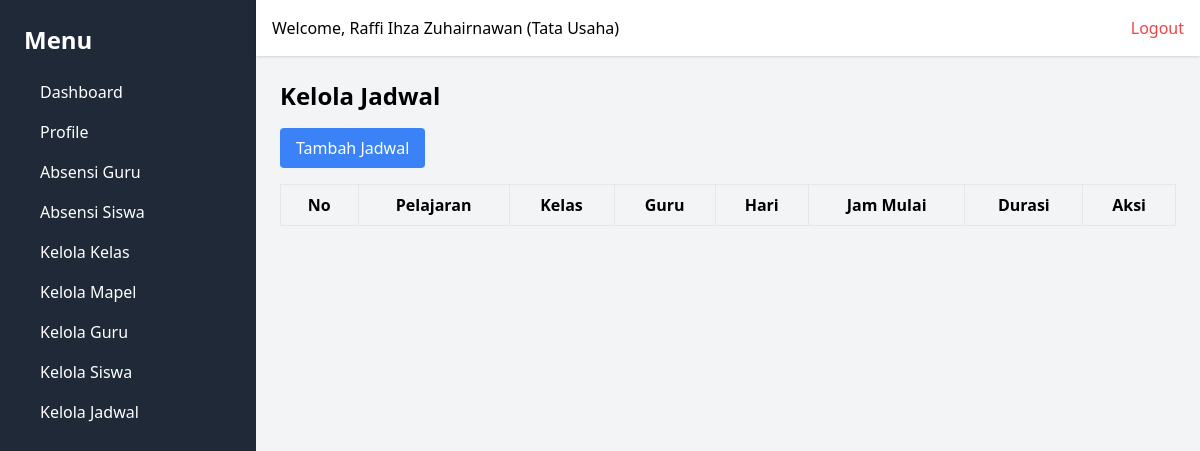
The page /kelola-jadwal/ (signed in) on the database as committed earlier.
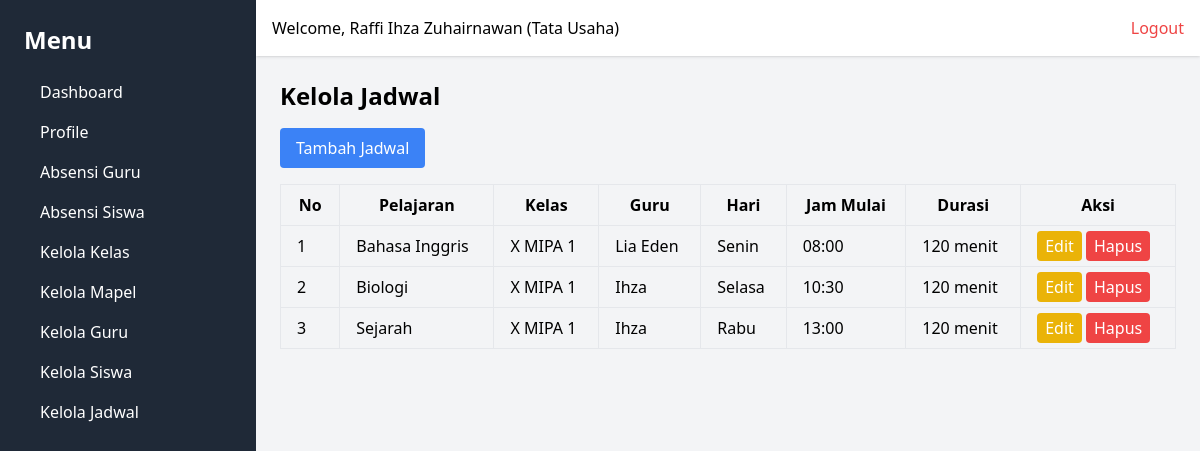
The same page on the database as committed later.
### webabsensi/models.py (models this page shows, shortened)
class User(models.Model):
    ROLE_CHOICES = [
        ('Tata Usaha', 'Tata Usaha'),
        ('Guru', 'Guru'),
        ('Kepala Sekolah', 'Kepala Sekolah'),
    ]
    GENDER_CHOICES = [
        ('L', 'Laki-laki'),
        ('P', 'Perempuan'),
    ]
    nip = models.CharField(max_length=20, unique=True)
    email = models.EmailField(unique=True)
    password = models.CharField(max_length=255)
    nama = models.CharField(max_length=50)
    gender = models.CharField(max_length=1, choices=GENDER_CHOICES)
    role = models.CharField(max_length=20, choices=ROLE_CHOICES)
    no_telepon = models.CharField(max_length=15)
    created_at = models.DateTimeField(auto_now_add=True)
    updated_at = models.DateTimeField(auto_now=True)

class Schedule(models.Model):
    HARI_CHOICES = [
        ('Senin', 'Senin'),
        ('Selasa', 'Selasa'),
        ('Rabu', 'Rabu'),
        ('Kamis', 'Kamis'),
        ('Jumat', 'Jumat'),
    ]
    id_lesson = models.ForeignKey(Lesson, on_delete=models.CASCADE)
    id_class = models.ForeignKey(Class, on_delete=models.CASCADE)
    id_guru = models.ForeignKey(User, on_delete=models.CASCADE)
    hari = models.CharField(max_length=10, choices=HARI_CHOICES)
    jam_mulai = models.TimeField()
    durasi = models.IntegerField()  # dalam menit
    agenda_kelas = models.TextField(blank=True, null=True)
    created_at = models.DateTimeField(auto_now_add=True)
    updated_at = models.DateTimeField(auto_now=True)

class Lesson(models.Model):
    nama_pelajaran = models.CharField(max_length=50, unique=True)
    created_at = models.DateTimeField(auto_now_add=True)
    updated_at = models.DateTimeField(auto_now=True)

class Class(models.Model):
    nama_kelas = models.CharField(max_length=50, unique=True)
    created_at = models.DateTimeField(auto_now_add=True)
    updated_at = models.DateTimeField(auto_now=True)

### webabsensi/views.py (the view)
        def wrapper(request, *args, **kwargs):
            user_id = request.session.get('user_id')
            if not user_id:
                messages.error(request, 'Anda harus login terlebih dahulu.')
                return redirect('login')
            user = User.objects.get(id=request.session['user_id'])
            if user.role not in allowed_roles:
                return render(request, '403.html', {'message': 'Anda tidak memiliki izin untuk mengakses halaman ini.'})
            request.user = user  # Tambahkan user ke request agar dapat digunakan di template
            return view_func(request, *args, **kwargs)

### webabsensi/views.py (called while the page is built)
def role_required(allowed_roles):
    def decorator(view_func):
        def wrapper(request, *args, **kwargs):
            user_id = request.session.get('user_id')
            if not user_id:
                messages.error(request, 'Anda harus login terlebih dahulu.')
                return redirect('login')
            user = User.objects.get(id=request.session['user_id'])
            if user.role not in allowed_roles:
                return render(request, '403.html', {'message': 'Anda tidak memiliki izin untuk mengakses halaman ini.'})
            request.user = user  # Tambahkan user ke request agar dapat digunakan di template
            return view_func(request, *args, **kwargs)
        return wrapper
    return decorator

@role_required(['Tata Usaha', 'Kepala Sekolah'])
def manage_schedule(request):
    schedules = Schedule.objects.all()
    context = {
        'schedules': schedules,
    }
    return render(request, 'schedule/manage_schedule.html', context)

### webabsensi/templates/schedule/manage_schedule.html
{% extends 'base.html' %}
{% block content %}
<h1 class="text-2xl font-bold mb-4">Kelola Jadwal</h1>
<a href="{% url 'add_schedule' %}" class="bg-blue-500 text-white px-4 py-2 rounded mb-4 inline-block">Tambah Jadwal</a>
<table class="w-full border-collapse">
    <thead>
        <tr>
            <th class="border px-4 py-2">No</th>
            <th class="border px-4 py-2">Pelajaran</th>
            <th class="border px-4 py-2">Kelas</th>
            <th class="border px-4 py-2">Guru</th>
            <th class="border px-4 py-2">Hari</th>
            <th class="border px-4 py-2">Jam Mulai</th>
            <th class="border px-4 py-2">Durasi</th>
            <th class="border px-4 py-2">Aksi</th>
        </tr>
    </thead>
    <tbody>
        {% for schedule in schedules %}
        <tr>
            <td class="border px-4 py-2">{{ forloop.counter }}</td>
            <td class="border px-4 py-2">{{ schedule.id_lesson.nama_pelajaran }}</td>
            <td class="border px-4 py-2">{{ schedule.id_class.nama_kelas }}</td>
            <td class="border px-4 py-2">{{ schedule.id_guru.nama }}</td>
            <td class="border px-4 py-2">{{ schedule.hari }}</td>
            <td class="border px-4 py-2">{{ schedule.jam_mulai|date:"H:i" }}</td>
            <td class="border px-4 py-2">{{ schedule.durasi }} menit</td>
            <td class="border px-4 py-2">
                <a href="{% url 'edit_schedule' schedule.id %}" class="bg-yellow-500 text-white px-2 py-1 rounded">Edit</a>
                <a href="{% url 'delete_schedule' schedule.id %}" class="bg-red-500 text-white px-2 py-1 rounded"
                   onclick="return confirm('Apakah Anda yakin ingin menghapus jadwal ini? Semua data yang terkait jadwal ini akan dihapus seperti absensi siswa dll')">Hapus</a>
            </td>
        </tr>
        {% endfor %}
    </tbody>
</table>
{% endblock %}

### webabsensi/templates/base.html (shortened to what this page needs)
<!DOCTYPE html>
<html lang="en">
<head>
    <script src="https://cdn.tailwindcss.com"></script>
</head>
<body class="flex h-screen">
    {% include "sidebar.html" %}
    <div class="flex-1 bg-gray-100">
        {% include "navbar.html" %}
        <div class="p-6">
            {% block content %}
            {% endblock %}
        </div>
    </div>
</body>
</html>

### webabsensi/templates/sidebar.html
<div class="bg-gray-800 text-white w-64 p-6">
    <h1 class="text-2xl font-bold mb-4">Menu</h1>
    <nav>
        <ul>
            <li>
                <a href="/" class="block py-2 px-4 rounded hover:bg-gray-700">
                    Dashboard
                </a>
            </li>
            <li>
                <a href="{% url 'profile' %}" class="block py-2 px-4 rounded hover:bg-gray-700">
                    Profile
                </a>
            </li>
            <li>
                <a href="{% url 'manage_attendance_guru' %}" class="block py-2 px-4 rounded hover:bg-gray-700">Absensi Guru</a>
            </li>
            <li>
                <a href="{% url 'manage_absensi_siswa' %}" class="block py-2 px-4 rounded hover:bg-gray-700">Absensi Siswa</a>
            </li>
            {% if user.role == "Tata Usaha" or user.role == "Kepala Sekolah" %}
            <li>
                <a href="{% url 'manage_classes' %}" class="block py-2 px-4 rounded hover:bg-gray-700">Kelola Kelas</a>
            </li>
            <li>
                <a href="{% url 'manage_lessons' %}" class="block py-2 px-4 rounded hover:bg-gray-700">Kelola Mapel</a>
            </li>
            <li>
                <a href="{% url 'manage_guru' %}" class="block py-2 px-4 rounded hover:bg-gray-700">Kelola Guru</a>
            </li>
            <li>
                <a href="{% url 'manage_students' %}" class="block py-2 px-4 rounded hover:bg-gray-700">Kelola Siswa</a>
            </li>
            <li>
                <a href="{% url 'manage_schedule' %}" class="block py-2 px-4 rounded hover:bg-gray-700">Kelola Jadwal</a>
            </li>
            {% endif %}
        </ul>
    </nav>
</div>

### webabsensi/templates/navbar.html
<div class="bg-white p-4 shadow flex justify-between">
    <h1>Welcome, {{ user.nama }} ({{ user.role }})</h1>
    <a href="{% url 'logout' %}" class="text-red-500">Logout</a>
</div>

Rows that differ between the two databases and show on the page:
added Schedule: id_lesson.nama_pelajaran "Bahasa Inggris", id_class.nama_kelas "X MIPA 1", id_guru.nama "Lia Eden", hari "Senin", jam_mulai "08:00", durasi "120"
added Schedule: id_lesson.nama_pelajaran "Biologi", id_class.nama_kelas "X MIPA 1", id_guru.nama "Ihza", hari "Selasa", jam_mulai "10:30", durasi "120"
added Schedule: id_lesson.nama_pelajaran "Sejarah", id_class.nama_kelas "X MIPA 1", id_guru.nama "Ihza", hari "Rabu", jam_mulai "13:00", durasi "120"
